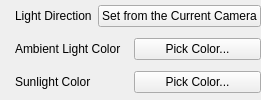
             <widget class="QWidget" name="envLightSettingsWidget" native="true">
              <layout class="QVBoxLayout" name="verticalLayout_12">
               <property name="margin">
                <number>0</number>
               </property>
               <item>
                <layout class="QHBoxLayout" name="horizontalLayout_31">
                 <item>
                  <widget class="QLabel" name="envLightDirectionLabel">
                   <property name="text">
                    <string>Light Direction</string>
                   </property>
                   <property name="indent">
                    <number>15</number>
                   </property>
                  </widget>
                 </item>
                 <item>
                  <widget class="QPushButton" name="setEnvLightDirFromCamButton">
                   <property name="text">
                    <string>Set from the Current Camera</string>
                   </property>
                  </widget>
                 </item>
                </layout>
               </item>
               <item>
                <layout class="QHBoxLayout" name="horizontalLayout_30">
                 <item>
                  <widget class="QLabel" name="ambientLightColorLabel">
                   <property name="text">
                    <string>Ambient Light Color</string>
                   </property>
                   <property name="indent">
                    <number>15</number>
                   </property>
                  </widget>
                 </item>
                 <item>
                  <widget class="QPushButton" name="ambientLightColorButton">
                   <property name="toolTip">
                    <string>Pick Color...</string>
                   </property>
                   <property name="text">
                    <string>Pick Color...</string>
                   </property>
                  </widget>
                 </item>
                </layout>
               </item>
               <item>
                <layout class="QHBoxLayout" name="horizontalLayout_21">
                 <item>
                  <widget class="QLabel" name="sunlightColorLabel">
                   <property name="text">
                    <string>Sunlight Color</string>
                   </property>
                   <property name="indent">
                    <number>15</number>
                   </property>
                  </widget>
                 </item>
                 <item>
                  <widget class="QPushButton" name="sunlightColorButton">
                   <property name="toolTip">
                    <string>Pick Color...</string>
                   </property>
                   <property name="text">
                    <string>Pick Color...</string>
                   </property>
                  </widget>
                 </item>
                </layout>
               </item>
              </layout>
             </widget>
